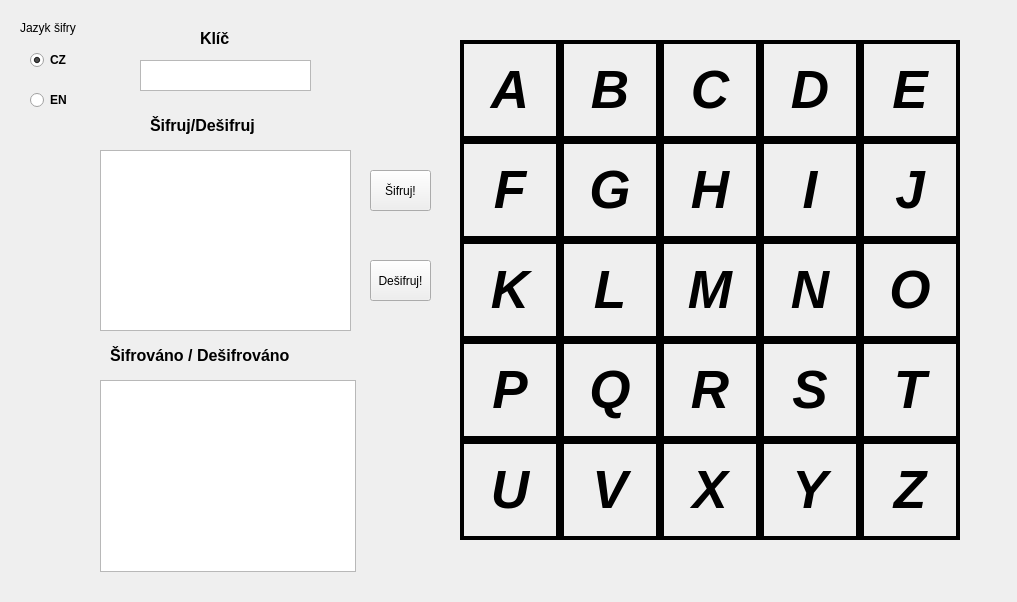
<?xml version="1.0" encoding="UTF-8"?>
<ui version="4.0">
 <class>MainWindow</class>
 <widget class="QMainWindow" name="MainWindow">
  <property name="geometry">
   <rect>
    <x>0</x>
    <y>0</y>
    <width>1017</width>
    <height>602</height>
   </rect>
  </property>
  <property name="windowTitle">
   <string>MainWindow</string>
  </property>
  <widget class="QWidget" name="centralwidget">
   <widget class="QTextBrowser" name="textBrowser">
    <property name="geometry">
     <rect>
      <x>100</x>
      <y>380</y>
      <width>256</width>
      <height>192</height>
     </rect>
    </property>
    <property name="frameShape">
     <enum>QFrame::StyledPanel</enum>
    </property>
   </widget>
   <widget class="QLabel" name="label_CD">
    <property name="geometry">
     <rect>
      <x>150</x>
      <y>110</y>
      <width>161</width>
      <height>31</height>
     </rect>
    </property>
    <property name="font">
     <font>
      <pointsize>12</pointsize>
      <weight>75</weight>
      <bold>true</bold>
     </font>
    </property>
    <property name="text">
     <string>Šifruj/Dešifruj</string>
    </property>
   </widget>
   <widget class="QLabel" name="label_Done">
    <property name="geometry">
     <rect>
      <x>110</x>
      <y>340</y>
      <width>251</width>
      <height>31</height>
     </rect>
    </property>
    <property name="font">
     <font>
      <pointsize>12</pointsize>
      <weight>75</weight>
      <bold>true</bold>
     </font>
    </property>
    <property name="text">
     <string>Šifrováno / Dešifrováno</string>
    </property>
   </widget>
   <widget class="QTextEdit" name="textEdit_Key">
    <property name="geometry">
     <rect>
      <x>140</x>
      <y>60</y>
      <width>171</width>
      <height>31</height>
     </rect>
    </property>
   </widget>
   <widget class="QLabel" name="label_Key">
    <property name="geometry">
     <rect>
      <x>200</x>
      <y>30</y>
      <width>55</width>
      <height>16</height>
     </rect>
    </property>
    <property name="font">
     <font>
      <pointsize>12</pointsize>
      <weight>75</weight>
      <bold>true</bold>
     </font>
    </property>
    <property name="text">
     <string>Klíč</string>
    </property>
   </widget>
   <widget class="QPushButton" name="pushButton_Sifruj">
    <property name="geometry">
     <rect>
      <x>370</x>
      <y>170</y>
      <width>61</width>
      <height>41</height>
     </rect>
    </property>
    <property name="text">
     <string>Šifruj!</string>
    </property>
   </widget>
   <widget class="QRadioButton" name="radioButton_CZ">
    <property name="geometry">
     <rect>
      <x>30</x>
      <y>50</y>
      <width>95</width>
      <height>20</height>
     </rect>
    </property>
    <property name="font">
     <font>
      <pointsize>9</pointsize>
      <weight>75</weight>
      <bold>true</bold>
     </font>
    </property>
    <property name="text">
     <string>CZ</string>
    </property>
    <property name="checked">
     <bool>true</bool>
    </property>
   </widget>
   <widget class="QRadioButton" name="radioButton_EN">
    <property name="geometry">
     <rect>
      <x>30</x>
      <y>90</y>
      <width>95</width>
      <height>20</height>
     </rect>
    </property>
    <property name="font">
     <font>
      <pointsize>9</pointsize>
      <weight>75</weight>
      <bold>true</bold>
     </font>
    </property>
    <property name="text">
     <string>EN</string>
    </property>
   </widget>
   <widget class="QLabel" name="label_Lang">
    <property name="geometry">
     <rect>
      <x>20</x>
      <y>20</y>
      <width>71</width>
      <height>16</height>
     </rect>
    </property>
    <property name="font">
     <font>
      <pointsize>9</pointsize>
     </font>
    </property>
    <property name="text">
     <string>Jazyk šifry</string>
    </property>
   </widget>
   <widget class="QPushButton" name="pushButton_Desifruj">
    <property name="geometry">
     <rect>
      <x>370</x>
      <y>260</y>
      <width>61</width>
      <height>41</height>
     </rect>
    </property>
    <property name="text">
     <string>Dešifruj!</string>
    </property>
   </widget>
   <widget class="QTextEdit" name="textEdit_Cipher">
    <property name="geometry">
     <rect>
      <x>100</x>
      <y>150</y>
      <width>251</width>
      <height>181</height>
     </rect>
    </property>
    <property name="html">
     <string>&lt;!DOCTYPE HTML PUBLIC &quot;-//W3C//DTD HTML 4.0//EN&quot; &quot;http://www.w3.org/TR/REC-html40/strict.dtd&quot;&gt;
&lt;html&gt;&lt;head&gt;&lt;meta name=&quot;qrichtext&quot; content=&quot;1&quot; /&gt;&lt;style type=&quot;text/css&quot;&gt;
p, li { white-space: pre-wrap; }
&lt;/style&gt;&lt;/head&gt;&lt;body style=&quot; font-family:'MS Shell Dlg 2'; font-size:7.8pt; font-weight:400; font-style:normal;&quot;&gt;
&lt;p style=&quot;-qt-paragraph-type:empty; margin-top:0px; margin-bottom:0px; margin-left:0px; margin-right:0px; -qt-block-indent:0; text-indent:0px;&quot;&gt;&lt;br /&gt;&lt;/p&gt;&lt;/body&gt;&lt;/html&gt;</string>
    </property>
   </widget>
   <widget class="QLabel" name="label_01">
    <property name="geometry">
     <rect>
      <x>460</x>
      <y>40</y>
      <width>100</width>
      <height>100</height>
     </rect>
    </property>
    <property name="font">
     <font>
      <pointsize>40</pointsize>
      <weight>75</weight>
      <italic>true</italic>
      <bold>true</bold>
      <underline>false</underline>
      <strikeout>false</strikeout>
     </font>
    </property>
    <property name="cursor">
     <cursorShape>ArrowCursor</cursorShape>
    </property>
    <property name="frameShape">
     <enum>QFrame::Box</enum>
    </property>
    <property name="frameShadow">
     <enum>QFrame::Plain</enum>
    </property>
    <property name="lineWidth">
     <number>4</number>
    </property>
    <property name="text">
     <string>A</string>
    </property>
    <property name="alignment">
     <set>Qt::AlignCenter</set>
    </property>
   </widget>
   <widget class="QLabel" name="label_02">
    <property name="geometry">
     <rect>
      <x>560</x>
      <y>40</y>
      <width>100</width>
      <height>100</height>
     </rect>
    </property>
    <property name="font">
     <font>
      <pointsize>40</pointsize>
      <weight>75</weight>
      <italic>true</italic>
      <bold>true</bold>
      <underline>false</underline>
      <strikeout>false</strikeout>
     </font>
    </property>
    <property name="cursor">
     <cursorShape>ArrowCursor</cursorShape>
    </property>
    <property name="frameShape">
     <enum>QFrame::Box</enum>
    </property>
    <property name="frameShadow">
     <enum>QFrame::Plain</enum>
    </property>
    <property name="lineWidth">
     <number>4</number>
    </property>
    <property name="text">
     <string>B</string>
    </property>
    <property name="alignment">
     <set>Qt::AlignCenter</set>
    </property>
   </widget>
   <widget class="QLabel" name="label_03">
    <property name="geometry">
     <rect>
      <x>660</x>
      <y>40</y>
      <width>100</width>
      <height>100</height>
     </rect>
    </property>
    <property name="font">
     <font>
      <pointsize>40</pointsize>
      <weight>75</weight>
      <italic>true</italic>
      <bold>true</bold>
      <underline>false</underline>
      <strikeout>false</strikeout>
     </font>
    </property>
    <property name="cursor">
     <cursorShape>ArrowCursor</cursorShape>
    </property>
    <property name="frameShape">
     <enum>QFrame::Box</enum>
    </property>
    <property name="frameShadow">
     <enum>QFrame::Plain</enum>
    </property>
    <property name="lineWidth">
     <number>4</number>
    </property>
    <property name="text">
     <string>C</string>
    </property>
    <property name="alignment">
     <set>Qt::AlignCenter</set>
    </property>
   </widget>
   <widget class="QLabel" name="label_04">
    <property name="geometry">
     <rect>
      <x>760</x>
      <y>40</y>
      <width>100</width>
      <height>100</height>
     </rect>
    </property>
    <property name="font">
     <font>
      <pointsize>40</pointsize>
      <weight>75</weight>
      <italic>true</italic>
      <bold>true</bold>
      <underline>false</underline>
      <strikeout>false</strikeout>
     </font>
    </property>
    <property name="cursor">
     <cursorShape>ArrowCursor</cursorShape>
    </property>
    <property name="frameShape">
     <enum>QFrame::Box</enum>
    </property>
    <property name="frameShadow">
     <enum>QFrame::Plain</enum>
    </property>
    <property name="lineWidth">
     <number>4</number>
    </property>
    <property name="text">
     <string>D</string>
    </property>
    <property name="alignment">
     <set>Qt::AlignCenter</set>
    </property>
   </widget>
   <widget class="QLabel" name="label_05">
    <property name="geometry">
     <rect>
      <x>860</x>
      <y>40</y>
      <width>100</width>
      <height>100</height>
     </rect>
    </property>
    <property name="font">
     <font>
      <pointsize>40</pointsize>
      <weight>75</weight>
      <italic>true</italic>
      <bold>true</bold>
      <underline>false</underline>
      <strikeout>false</strikeout>
     </font>
    </property>
    <property name="cursor">
     <cursorShape>ArrowCursor</cursorShape>
    </property>
    <property name="frameShape">
     <enum>QFrame::Box</enum>
    </property>
    <property name="frameShadow">
     <enum>QFrame::Plain</enum>
    </property>
    <property name="lineWidth">
     <number>4</number>
    </property>
    <property name="text">
     <string>E</string>
    </property>
    <property name="alignment">
     <set>Qt::AlignCenter</set>
    </property>
   </widget>
   <widget class="QLabel" name="label_06">
    <property name="geometry">
     <rect>
      <x>460</x>
      <y>140</y>
      <width>100</width>
      <height>100</height>
     </rect>
    </property>
    <property name="font">
     <font>
      <pointsize>40</pointsize>
      <weight>75</weight>
      <italic>true</italic>
      <bold>true</bold>
      <underline>false</underline>
      <strikeout>false</strikeout>
     </font>
    </property>
    <property name="cursor">
     <cursorShape>ArrowCursor</cursorShape>
    </property>
    <property name="frameShape">
     <enum>QFrame::Box</enum>
    </property>
    <property name="frameShadow">
     <enum>QFrame::Plain</enum>
    </property>
    <property name="lineWidth">
     <number>4</number>
    </property>
    <property name="text">
     <string>F</string>
    </property>
    <property name="alignment">
     <set>Qt::AlignCenter</set>
    </property>
   </widget>
   <widget class="QLabel" name="label_09">
    <property name="geometry">
     <rect>
      <x>760</x>
      <y>140</y>
      <width>100</width>
      <height>100</height>
     </rect>
    </property>
    <property name="font">
     <font>
      <pointsize>40</pointsize>
      <weight>75</weight>
      <italic>true</italic>
      <bold>true</bold>
      <underline>false</underline>
      <strikeout>false</strikeout>
     </font>
    </property>
    <property name="cursor">
     <cursorShape>ArrowCursor</cursorShape>
    </property>
    <property name="frameShape">
     <enum>QFrame::Box</enum>
    </property>
    <property name="frameShadow">
     <enum>QFrame::Plain</enum>
    </property>
    <property name="lineWidth">
     <number>4</number>
    </property>
    <property name="text">
     <string>I</string>
    </property>
    <property name="alignment">
     <set>Qt::AlignCenter</set>
    </property>
   </widget>
   <widget class="QLabel" name="label_08">
    <property name="geometry">
     <rect>
      <x>660</x>
      <y>140</y>
      <width>100</width>
      <height>100</height>
     </rect>
    </property>
    <property name="font">
     <font>
      <pointsize>40</pointsize>
      <weight>75</weight>
      <italic>true</italic>
      <bold>true</bold>
      <underline>false</underline>
      <strikeout>false</strikeout>
     </font>
    </property>
    <property name="cursor">
     <cursorShape>ArrowCursor</cursorShape>
    </property>
    <property name="frameShape">
     <enum>QFrame::Box</enum>
    </property>
    <property name="frameShadow">
     <enum>QFrame::Plain</enum>
    </property>
    <property name="lineWidth">
     <number>4</number>
    </property>
    <property name="text">
     <string>H</string>
    </property>
    <property name="alignment">
     <set>Qt::AlignCenter</set>
    </property>
   </widget>
   <widget class="QLabel" name="label_10">
    <property name="geometry">
     <rect>
      <x>860</x>
      <y>140</y>
      <width>100</width>
      <height>100</height>
     </rect>
    </property>
    <property name="font">
     <font>
      <pointsize>40</pointsize>
      <weight>75</weight>
      <italic>true</italic>
      <bold>true</bold>
      <underline>false</underline>
      <strikeout>false</strikeout>
     </font>
    </property>
    <property name="cursor">
     <cursorShape>ArrowCursor</cursorShape>
    </property>
    <property name="frameShape">
     <enum>QFrame::Box</enum>
    </property>
    <property name="frameShadow">
     <enum>QFrame::Plain</enum>
    </property>
    <property name="lineWidth">
     <number>4</number>
    </property>
    <property name="text">
     <string>J</string>
    </property>
    <property name="alignment">
     <set>Qt::AlignCenter</set>
    </property>
   </widget>
   <widget class="QLabel" name="label_07">
    <property name="geometry">
     <rect>
      <x>560</x>
      <y>140</y>
      <width>100</width>
      <height>100</height>
     </rect>
    </property>
    <property name="font">
     <font>
      <pointsize>40</pointsize>
      <weight>75</weight>
      <italic>true</italic>
      <bold>true</bold>
      <underline>false</underline>
      <strikeout>false</strikeout>
     </font>
    </property>
    <property name="cursor">
     <cursorShape>ArrowCursor</cursorShape>
    </property>
    <property name="frameShape">
     <enum>QFrame::Box</enum>
    </property>
    <property name="frameShadow">
     <enum>QFrame::Plain</enum>
    </property>
    <property name="lineWidth">
     <number>4</number>
    </property>
    <property name="text">
     <string>G</string>
    </property>
    <property name="alignment">
     <set>Qt::AlignCenter</set>
    </property>
   </widget>
   <widget class="QLabel" name="label_11">
    <property name="geometry">
     <rect>
      <x>460</x>
      <y>240</y>
      <width>100</width>
      <height>100</height>
     </rect>
    </property>
    <property name="font">
     <font>
      <pointsize>40</pointsize>
      <weight>75</weight>
      <italic>true</italic>
      <bold>true</bold>
      <underline>false</underline>
      <strikeout>false</strikeout>
     </font>
    </property>
    <property name="cursor">
     <cursorShape>ArrowCursor</cursorShape>
    </property>
    <property name="frameShape">
     <enum>QFrame::Box</enum>
    </property>
    <property name="frameShadow">
     <enum>QFrame::Plain</enum>
    </property>
    <property name="lineWidth">
     <number>4</number>
    </property>
    <property name="text">
     <string>K</string>
    </property>
    <property name="alignment">
     <set>Qt::AlignCenter</set>
    </property>
   </widget>
   <widget class="QLabel" name="label_14">
    <property name="geometry">
     <rect>
      <x>760</x>
      <y>240</y>
      <width>100</width>
      <height>100</height>
     </rect>
    </property>
    <property name="font">
     <font>
      <pointsize>40</pointsize>
      <weight>75</weight>
      <italic>true</italic>
      <bold>true</bold>
      <underline>false</underline>
      <strikeout>false</strikeout>
     </font>
    </property>
    <property name="cursor">
     <cursorShape>ArrowCursor</cursorShape>
    </property>
    <property name="frameShape">
     <enum>QFrame::Box</enum>
    </property>
    <property name="frameShadow">
     <enum>QFrame::Plain</enum>
    </property>
    <property name="lineWidth">
     <number>4</number>
    </property>
    <property name="text">
     <string>N</string>
    </property>
    <property name="alignment">
     <set>Qt::AlignCenter</set>
    </property>
   </widget>
   <widget class="QLabel" name="label_19">
    <property name="geometry">
     <rect>
      <x>760</x>
      <y>340</y>
      <width>100</width>
      <height>100</height>
     </rect>
    </property>
    <property name="font">
     <font>
      <pointsize>40</pointsize>
      <weight>75</weight>
      <italic>true</italic>
      <bold>true</bold>
      <underline>false</underline>
      <strikeout>false</strikeout>
     </font>
    </property>
    <property name="cursor">
     <cursorShape>ArrowCursor</cursorShape>
    </property>
    <property name="frameShape">
     <enum>QFrame::Box</enum>
    </property>
    <property name="frameShadow">
     <enum>QFrame::Plain</enum>
    </property>
    <property name="lineWidth">
     <number>4</number>
    </property>
    <property name="text">
     <string>S</string>
    </property>
    <property name="alignment">
     <set>Qt::AlignCenter</set>
    </property>
   </widget>
   <widget class="QLabel" name="label_20">
    <property name="geometry">
     <rect>
      <x>860</x>
      <y>340</y>
      <width>100</width>
      <height>100</height>
     </rect>
    </property>
    <property name="font">
     <font>
      <pointsize>40</pointsize>
      <weight>75</weight>
      <italic>true</italic>
      <bold>true</bold>
      <underline>false</underline>
      <strikeout>false</strikeout>
     </font>
    </property>
    <property name="cursor">
     <cursorShape>ArrowCursor</cursorShape>
    </property>
    <property name="frameShape">
     <enum>QFrame::Box</enum>
    </property>
    <property name="frameShadow">
     <enum>QFrame::Plain</enum>
    </property>
    <property name="lineWidth">
     <number>4</number>
    </property>
    <property name="text">
     <string>T</string>
    </property>
    <property name="alignment">
     <set>Qt::AlignCenter</set>
    </property>
   </widget>
   <widget class="QLabel" name="label_18">
    <property name="geometry">
     <rect>
      <x>660</x>
      <y>340</y>
      <width>100</width>
      <height>100</height>
     </rect>
    </property>
    <property name="font">
     <font>
      <pointsize>40</pointsize>
      <weight>75</weight>
      <italic>true</italic>
      <bold>true</bold>
      <underline>false</underline>
      <strikeout>false</strikeout>
     </font>
    </property>
    <property name="cursor">
     <cursorShape>ArrowCursor</cursorShape>
    </property>
    <property name="frameShape">
     <enum>QFrame::Box</enum>
    </property>
    <property name="frameShadow">
     <enum>QFrame::Plain</enum>
    </property>
    <property name="lineWidth">
     <number>4</number>
    </property>
    <property name="text">
     <string>R</string>
    </property>
    <property name="alignment">
     <set>Qt::AlignCenter</set>
    </property>
   </widget>
   <widget class="QLabel" name="label_13">
    <property name="geometry">
     <rect>
      <x>660</x>
      <y>240</y>
      <width>100</width>
      <height>100</height>
     </rect>
    </property>
    <property name="font">
     <font>
      <pointsize>40</pointsize>
      <weight>75</weight>
      <italic>true</italic>
      <bold>true</bold>
      <underline>false</underline>
      <strikeout>false</strikeout>
     </font>
    </property>
    <property name="cursor">
     <cursorShape>ArrowCursor</cursorShape>
    </property>
    <property name="frameShape">
     <enum>QFrame::Box</enum>
    </property>
    <property name="frameShadow">
     <enum>QFrame::Plain</enum>
    </property>
    <property name="lineWidth">
     <number>4</number>
    </property>
    <property name="text">
     <string>M</string>
    </property>
    <property name="alignment">
     <set>Qt::AlignCenter</set>
    </property>
   </widget>
   <widget class="QLabel" name="label_15">
    <property name="geometry">
     <rect>
      <x>860</x>
      <y>240</y>
      <width>100</width>
      <height>100</height>
     </rect>
    </property>
    <property name="font">
     <font>
      <pointsize>40</pointsize>
      <weight>75</weight>
      <italic>true</italic>
      <bold>true</bold>
      <underline>false</underline>
      <strikeout>false</strikeout>
     </font>
    </property>
    <property name="cursor">
     <cursorShape>ArrowCursor</cursorShape>
    </property>
    <property name="frameShape">
     <enum>QFrame::Box</enum>
    </property>
    <property name="frameShadow">
     <enum>QFrame::Plain</enum>
    </property>
    <property name="lineWidth">
     <number>4</number>
    </property>
    <property name="text">
     <string>O</string>
    </property>
    <property name="alignment">
     <set>Qt::AlignCenter</set>
    </property>
   </widget>
   <widget class="QLabel" name="label_17">
    <property name="geometry">
     <rect>
      <x>560</x>
      <y>340</y>
      <width>100</width>
      <height>100</height>
     </rect>
    </property>
    <property name="font">
     <font>
      <pointsize>40</pointsize>
      <weight>75</weight>
      <italic>true</italic>
      <bold>true</bold>
      <underline>false</underline>
      <strikeout>false</strikeout>
     </font>
    </property>
    <property name="cursor">
     <cursorShape>ArrowCursor</cursorShape>
    </property>
    <property name="frameShape">
     <enum>QFrame::Box</enum>
    </property>
    <property name="frameShadow">
     <enum>QFrame::Plain</enum>
    </property>
    <property name="lineWidth">
     <number>4</number>
    </property>
    <property name="text">
     <string>Q</string>
    </property>
    <property name="alignment">
     <set>Qt::AlignCenter</set>
    </property>
   </widget>
   <widget class="QLabel" name="label_16">
    <property name="geometry">
     <rect>
      <x>460</x>
      <y>340</y>
      <width>100</width>
      <height>100</height>
     </rect>
    </property>
    <property name="font">
     <font>
      <pointsize>40</pointsize>
      <weight>75</weight>
      <italic>true</italic>
      <bold>true</bold>
      <underline>false</underline>
      <strikeout>false</strikeout>
     </font>
    </property>
    <property name="cursor">
     <cursorShape>ArrowCursor</cursorShape>
    </property>
    <property name="frameShape">
     <enum>QFrame::Box</enum>
    </property>
    <property name="frameShadow">
     <enum>QFrame::Plain</enum>
    </property>
    <property name="lineWidth">
     <number>4</number>
    </property>
    <property name="text">
     <string>P</string>
    </property>
    <property name="alignment">
     <set>Qt::AlignCenter</set>
    </property>
   </widget>
   <widget class="QLabel" name="label_12">
    <property name="geometry">
     <rect>
      <x>560</x>
      <y>240</y>
      <width>100</width>
      <height>100</height>
     </rect>
    </property>
    <property name="font">
     <font>
      <pointsize>40</pointsize>
      <weight>75</weight>
      <italic>true</italic>
      <bold>true</bold>
      <underline>false</underline>
      <strikeout>false</strikeout>
     </font>
    </property>
    <property name="cursor">
     <cursorShape>ArrowCursor</cursorShape>
    </property>
    <property name="frameShape">
     <enum>QFrame::Box</enum>
    </property>
    <property name="frameShadow">
     <enum>QFrame::Plain</enum>
    </property>
    <property name="lineWidth">
     <number>4</number>
    </property>
    <property name="text">
     <string>L</string>
    </property>
    <property name="alignment">
     <set>Qt::AlignCenter</set>
    </property>
   </widget>
   <widget class="QLabel" name="label_21">
    <property name="geometry">
     <rect>
      <x>460</x>
      <y>440</y>
      <width>100</width>
      <height>100</height>
     </rect>
    </property>
    <property name="font">
     <font>
      <pointsize>40</pointsize>
      <weight>75</weight>
      <italic>true</italic>
      <bold>true</bold>
      <underline>false</underline>
      <strikeout>false</strikeout>
     </font>
    </property>
    <property name="cursor">
     <cursorShape>ArrowCursor</cursorShape>
    </property>
    <property name="frameShape">
     <enum>QFrame::Box</enum>
    </property>
    <property name="frameShadow">
     <enum>QFrame::Plain</enum>
    </property>
    <property name="lineWidth">
     <number>4</number>
    </property>
    <property name="text">
     <string>U</string>
    </property>
    <property name="alignment">
     <set>Qt::AlignCenter</set>
    </property>
   </widget>
   <widget class="QLabel" name="label_25">
    <property name="geometry">
     <rect>
      <x>860</x>
      <y>440</y>
      <width>100</width>
      <height>100</height>
     </rect>
    </property>
    <property name="font">
     <font>
      <pointsize>40</pointsize>
      <weight>75</weight>
      <italic>true</italic>
      <bold>true</bold>
      <underline>false</underline>
      <strikeout>false</strikeout>
     </font>
    </property>
    <property name="cursor">
     <cursorShape>ArrowCursor</cursorShape>
    </property>
    <property name="frameShape">
     <enum>QFrame::Box</enum>
    </property>
    <property name="frameShadow">
     <enum>QFrame::Plain</enum>
    </property>
    <property name="lineWidth">
     <number>4</number>
    </property>
    <property name="text">
     <string>Z</string>
    </property>
    <property name="alignment">
     <set>Qt::AlignCenter</set>
    </property>
   </widget>
   <widget class="QLabel" name="label_22">
    <property name="geometry">
     <rect>
      <x>560</x>
      <y>440</y>
      <width>100</width>
      <height>100</height>
     </rect>
    </property>
    <property name="font">
     <font>
      <pointsize>40</pointsize>
      <weight>75</weight>
      <italic>true</italic>
      <bold>true</bold>
      <underline>false</underline>
      <strikeout>false</strikeout>
     </font>
    </property>
    <property name="cursor">
     <cursorShape>ArrowCursor</cursorShape>
    </property>
    <property name="frameShape">
     <enum>QFrame::Box</enum>
    </property>
    <property name="frameShadow">
     <enum>QFrame::Plain</enum>
    </property>
    <property name="lineWidth">
     <number>4</number>
    </property>
    <property name="text">
     <string>V</string>
    </property>
    <property name="alignment">
     <set>Qt::AlignCenter</set>
    </property>
   </widget>
   <widget class="QLabel" name="label_24">
    <property name="geometry">
     <rect>
      <x>760</x>
      <y>440</y>
      <width>100</width>
      <height>100</height>
     </rect>
    </property>
    <property name="font">
     <font>
      <pointsize>40</pointsize>
      <weight>75</weight>
      <italic>true</italic>
      <bold>true</bold>
      <underline>false</underline>
      <strikeout>false</strikeout>
     </font>
    </property>
    <property name="cursor">
     <cursorShape>ArrowCursor</cursorShape>
    </property>
    <property name="frameShape">
     <enum>QFrame::Box</enum>
    </property>
    <property name="frameShadow">
     <enum>QFrame::Plain</enum>
    </property>
    <property name="lineWidth">
     <number>4</number>
    </property>
    <property name="text">
     <string>Y</string>
    </property>
    <property name="alignment">
     <set>Qt::AlignCenter</set>
    </property>
   </widget>
   <widget class="QLabel" name="label_23">
    <property name="geometry">
     <rect>
      <x>660</x>
      <y>440</y>
      <width>100</width>
      <height>100</height>
     </rect>
    </property>
    <property name="font">
     <font>
      <pointsize>40</pointsize>
      <weight>75</weight>
      <italic>true</italic>
      <bold>true</bold>
      <underline>false</underline>
      <strikeout>false</strikeout>
     </font>
    </property>
    <property name="cursor">
     <cursorShape>ArrowCursor</cursorShape>
    </property>
    <property name="frameShape">
     <enum>QFrame::Box</enum>
    </property>
    <property name="frameShadow">
     <enum>QFrame::Plain</enum>
    </property>
    <property name="lineWidth">
     <number>4</number>
    </property>
    <property name="text">
     <string>X</string>
    </property>
    <property name="alignment">
     <set>Qt::AlignCenter</set>
    </property>
   </widget>
  </widget>
 </widget>
 <resources/>
 <connections/>
</ui>
